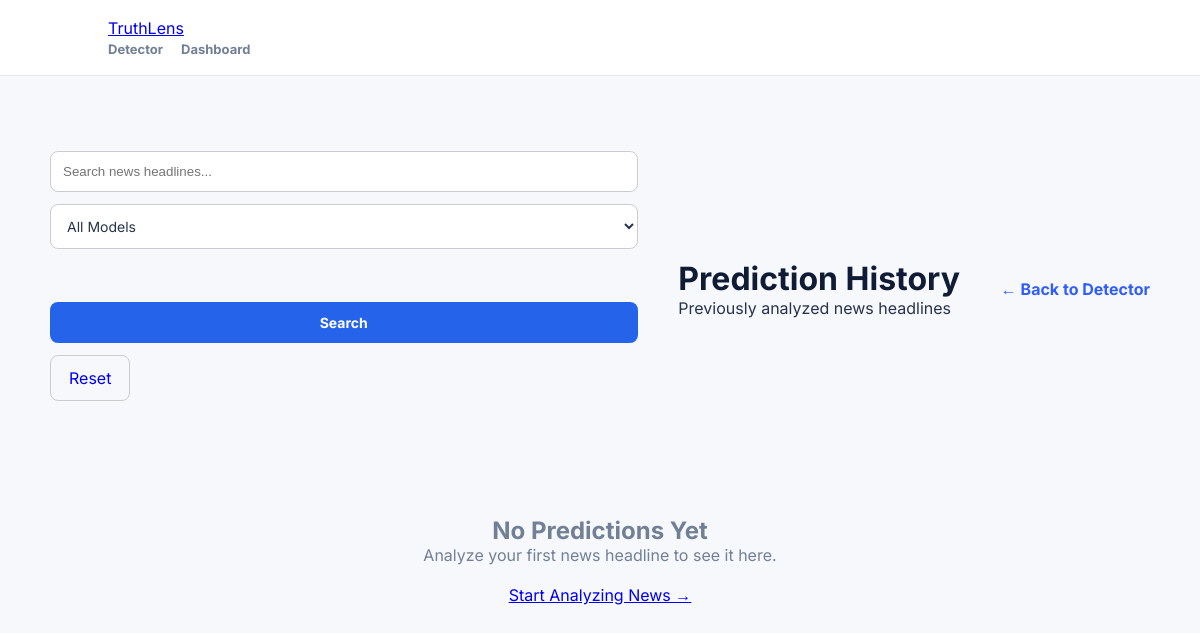
Before: /history with the older database file.
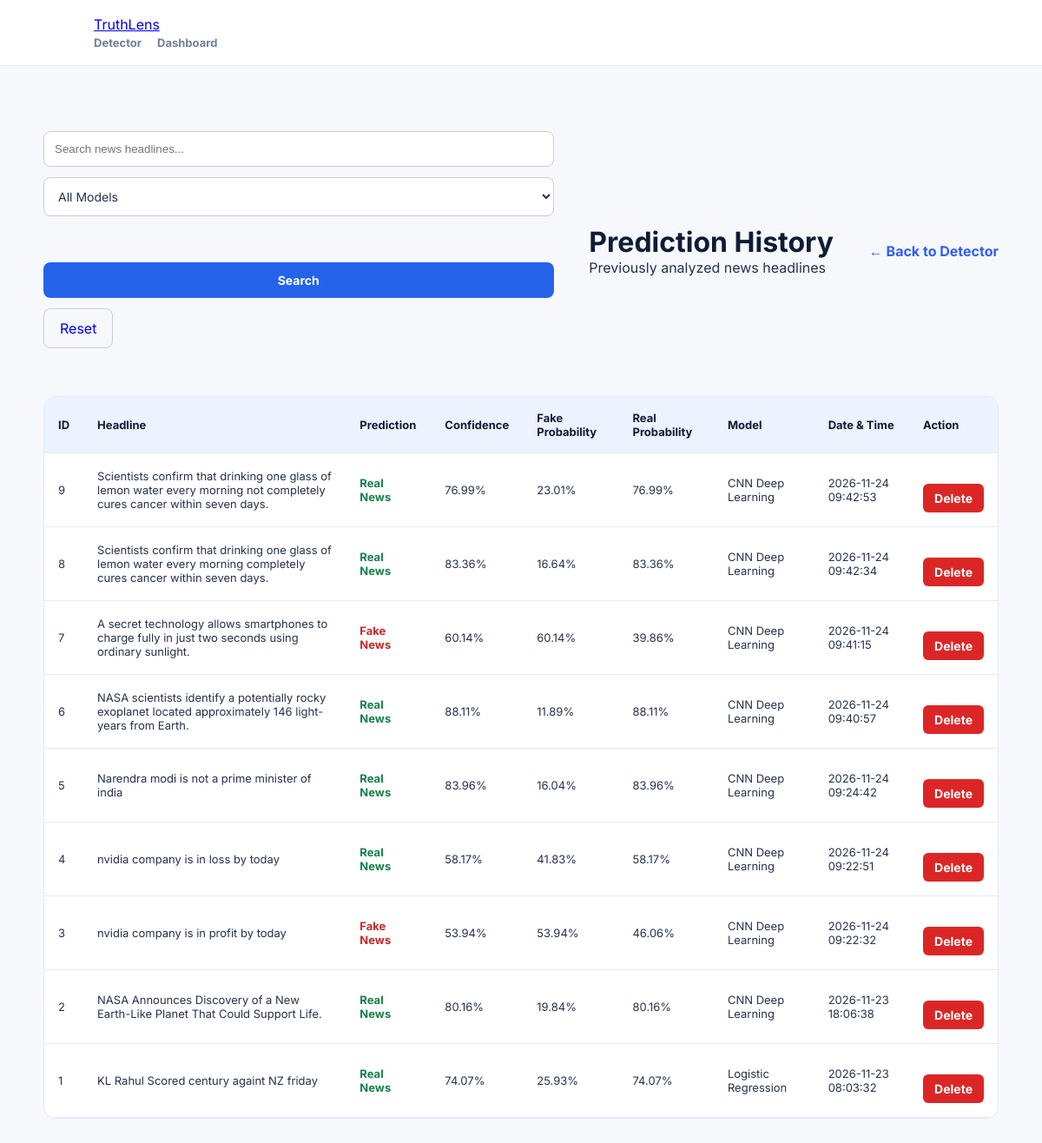
After: the same page with the newer database file.
### tables this page shows
CREATE TABLE predictions (
                id INTEGER PRIMARY KEY AUTOINCREMENT,
                headline TEXT NOT NULL,
                result TEXT NOT NULL,
                confidence REAL,
                fake_probability REAL,
                real_probability REAL,
                model_name TEXT,
                created_at TEXT
            );

### app.py (the view)
@app.route("/history")
def history():
    search_query = request.args.get(
        "search", ""
    ).strip()
    selected_model = request.args.get(
        "model", "all"
    )
    conn = sqlite3.connect(DATABASE)
    try:
        conn.row_factory = sqlite3.Row
        cursor = conn.cursor()
        query = "SELECT * FROM predictions WHERE 1=1"
        parameters = []
        if search_query:
            query += " AND headline LIKE ?"
            parameters.append(f"%{search_query}%")
        if selected_model == "logistic":
            query += " AND model_name = ?"
            parameters.append("Logistic Regression")
        elif selected_model == "bilstm":
            query += " AND model_name = ?"
            parameters.append("BiLSTM Deep Learning")
        elif selected_model == "cnn":
            query += " AND model_name = ?"
            parameters.append("CNN Deep Learning")
        query += " ORDER BY id DESC LIMIT 100"
        cursor.execute(query, parameters)
        predictions = cursor.fetchall()
    finally:
        conn.close()
    return render_template(
        "history.html",
        predictions=predictions,
        search_query=search_query,
        selected_model=selected_model
    )

### templates/history.html (shortened to what this page needs)
<!DOCTYPE html>
<html lang="en">
<head>
    <link rel="stylesheet" href="{{ url_for('static', filename='css/style.css') }}">
</head>
<body>
    <nav class="navbar">
        <div class="nav-container">
            <a href="/" class="logo">TruthLens</a>
            <div>
                <a href="/" class="nav-label">Detector</a>
                <a href="/dashboard" class="nav-label">Dashboard</a>
            </div>
        </div>
    </nav>
    <main class="history-section">
        <div class="history-header">
<form method="GET" action="/history"
      style="display:flex; gap:12px; flex-wrap:wrap; margin-bottom:25px;">
    <input
        type="text"
        name="search"
        placeholder="Search news headlines..."
        value="{{ search_query }}"
        style="flex:1; min-width:200px; padding:12px; border:1px solid #ccc; border-radius:8px;"
    >
    <select
        name="model"
        style="padding:12px; border:1px solid #ccc; border-radius:8px;"
    >
        <option value="all" {% if selected_model == "all" %}selected{% endif %}>
            All Models
        </option>
    </select>
    <button type="submit"
            style="padding:12px 22px; border:0; border-radius:8px; background:#2563eb; color:white; cursor:pointer;">
        Search
    </button>
    <a href="/history"
       style="padding:12px 18px; text-decoration:none; border:1px solid #ccc; border-radius:8px;">
        Reset
    </a>
</form>
            <div>
                <h1>Prediction History</h1>
                <p>Previously analyzed news headlines</p>
            </div>
            <a href="/" class="back-link">← Back to Detector</a>
        </div>
        {% if predictions %}
        <div class="history-table-wrapper">
            <table class="history-table">
                <thead>
                    <tr>
                        <th>ID</th>
                        <th>Headline</th>
                        <th>Prediction</th>
                        <th>Confidence</th>
                        <th>Fake Probability</th>
                        <th>Real Probability</th>
                        <th>Model</th>
                        <th>Date & Time</th>
                        <th>Action</th>
                    </tr>
                </thead>
                <tbody>
                    {% for item in predictions %}
                    <tr>
                        <td>{{ item.id }}</td>
                        <td>{{ item.headline }}</td>
                        <td>
                            {% if item.result == "Fake News" %}
                                <span class="fake-badge">
                                    {{ item.result }}
                                </span>
                            {% else %}
                                <span class="real-badge">
                                    {{ item.result }}
                                </span>
                            {% endif %}
                        </td>
                        <td>{{ "%.2f"|format(item.confidence) }}%</td>
                        <td>{{ "%.2f"|format(item.fake_probability) }}%</td>
                        <td>{{ "%.2f"|format(item.real_probability) }}%</td>
                        <td>{{ item.model_name }}</td>
                        <td>{{ item.created_at }}</td>
                        <td>
    <form method="POST"
          action="{{ url_for('delete_prediction', prediction_id=item.id) }}"
          onsubmit="return confirm('Are you sure you want to delete this prediction?');">
        <button type="submit"
                style="background:#dc2626; color:white; border:0; padding:8px 13px; border-radius:6px; cursor:pointer;">
            Delete
        </button>
    </form>
</td>
                    </tr>
                    {% endfor %}
                </tbody>
            </table>
        </div>
        {% else %}
        <div class="empty-history">
            <h2>No Predictions Yet</h2>
            <p>Analyze your first news headline to see it here.</p>
            <br>
            <a href="/">Start Analyzing News →</a>
        </div>
        {% endif %}
    </main>
</body>
</html>

### static/css/style.css (style rules this page uses)
:root { --navy: #101c35; --blue: #315efb; --light-blue: #edf2ff; --text: #26334b; --muted: #718096; --border: #e5eaf2; --white: #ffffff; }
* { margin: 0; padding: 0; box-sizing: border-box; }
body { font-family: 'Inter', sans-serif; background: #f6f8fc; color: var(--text); min-height: 100vh; }
.navbar { height: 76px; padding: 0 9%; display: flex; align-items: center; justify-content: space-between; background: var(--white); border-bottom: 1px solid var(--border); }
.nav-label { color: var(--muted); font-size: 13px; font-weight: 500; }
button { width: 100%; margin-top: 19px; border: none; border-radius: 10px; padding: 16px; background: var(--blue); color: white; font-family: inherit; font-size: 14px; font-weight: 700; cursor: pointer; transition: background 0.2s, transform 0.2s; }
select { display: block; width: 100%; margin-bottom: 22px; padding: 15px; border: 1px solid var(--border); border-radius: 10px; background: #ffffff; color: var(--text); font-family: inherit; font-size: 14px; outline: none; cursor: pointer; transition: border 0.2s, box-shadow 0.2s; }
.nav-label { text-decoration: none; font-weight: 700; }

### templates/history.html (style rules this page uses)
.history-section { max-width: 1150px; margin: 50px auto; padding: 25px; }
.history-header { display: flex; justify-content: space-between; align-items: center; flex-wrap: wrap; gap: 15px; margin-bottom: 30px; }
.history-header h1 { color: var(--navy); }
.history-table-wrapper { overflow-x: auto; background: white; border: 1px solid var(--border); border-radius: 14px; }
.history-table { width: 100%; border-collapse: collapse; min-width: 850px; }
.history-table th, .history-table td { padding: 16px; text-align: left; border-bottom: 1px solid var(--border); font-size: 13px; }
.history-table th { background: var(--light-blue); color: var(--navy); }
.fake-badge { color: #c62828; font-weight: 700; }
.real-badge { color: #16804a; font-weight: 700; }
.back-link { color: var(--blue); font-weight: 700; text-decoration: none; }

Changed rows visible on the page:
added predictions: id "9", headline "Scientists confirm that drinking one glass of lemon water every morning not completely cures cancer within seven days.", result "Real News", confidence "76.99", fake_probability "23.01", real_probability "76.99", model_name "CNN Deep Learning", created_at "2026-11-24 09:42:53"
added predictions: id "8", headline "Scientists confirm that drinking one glass of lemon water every morning completely cures cancer within seven days.", result "Real News", confidence "83.36", fake_probability "16.64", real_probability "83.36", model_name "CNN Deep Learning", created_at "2026-11-24 09:42:34"
added predictions: id "7", headline "A secret technology allows smartphones to charge fully in just two seconds using ordinary sunlight.", result "Fake News", confidence "60.14", fake_probability "60.14", real_probability "39.86", model_name "CNN Deep Learning", created_at "2026-11-24 09:41:15"
added predictions: id "6", headline "NASA scientists identify a potentially rocky exoplanet located approximately 146 light-years from Earth.", result "Real News", confidence "88.11", fake_probability "11.89", real_probability "88.11", model_name "CNN Deep Learning", created_at "2026-11-24 09:40:57"
added predictions: id "5", headline "Narendra modi is not a prime minister of india", result "Real News", confidence "83.96", fake_probability "16.04", real_probability "83.96", model_name "CNN Deep Learning", created_at "2026-11-24 09:24:42"
added predictions: id "4", headline "nvidia company is in loss by today", result "Real News", confidence "58.17", fake_probability "41.83", real_probability "58.17", model_name "CNN Deep Learning", created_at "2026-11-24 09:22:51"
added predictions: id "3", headline "nvidia company is in profit by today", result "Fake News", confidence "53.94", fake_probability "53.94", real_probability "46.06", model_name "CNN Deep Learning", created_at "2026-11-24 09:22:32"
added predictions: id "2", headline "NASA Announces Discovery of a New Earth-Like Planet That Could Support Life.", result "Real News", confidence "80.16", fake_probability "19.84", real_probability "80.16", model_name "CNN Deep Learning", created_at "2026-11-23 18:06:38"
added predictions: id "1", headline "KL Rahul Scored century againt NZ friday", result "Real News", confidence "74.07", fake_probability "25.93", real_probability "74.07", model_name "Logistic Regression", created_at "2026-11-23 08:03:32"
Other visible differences:
text no longer shown: "No Predictions Yet Analyze your first news headline to see it here. Start Analyzing News →"
text now shown: "ID Headline Prediction Confidence Fake Probability Real Probability Model Date & Time Action"
